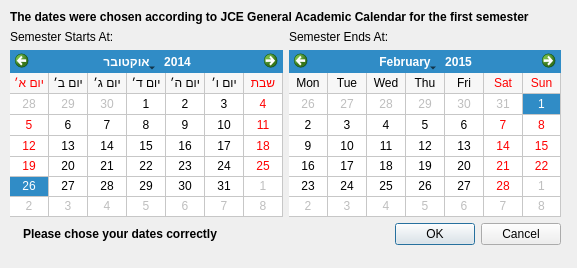
<?xml version="1.0" encoding="UTF-8"?>
<ui version="4.0">
 <class>CalendarDialog</class>
 <widget class="QDialog" name="CalendarDialog">
  <property name="geometry">
   <rect>
    <x>0</x>
    <y>0</y>
    <width>577</width>
    <height>268</height>
   </rect>
  </property>
  <property name="windowTitle">
   <string>Dialog</string>
  </property>
  <widget class="QWidget" name="">
   <property name="geometry">
    <rect>
     <x>10</x>
     <y>10</y>
     <width>551</width>
     <height>235</height>
    </rect>
   </property>
   <layout class="QVBoxLayout" name="verticalLayout_3">
    <item>
     <widget class="QLabel" name="label_3">
      <property name="text">
       <string>&lt;body&gt;&lt;p&gt;&lt;span style=&quot; font-size:9pt; font-weight:600;&quot;&gt;The dates were chosen according to JCE General Academic Calendar for the first semester&lt;/span&gt;&lt;/p&gt;</string>
      </property>
     </widget>
    </item>
    <item>
     <layout class="QVBoxLayout" name="verticalLayout_2">
      <item>
       <layout class="QVBoxLayout" name="verticalLayout">
        <item>
         <layout class="QHBoxLayout" name="horizontalLayout_2">
          <item>
           <widget class="QLabel" name="labelSemesterStart">
            <property name="text">
             <string>Semester Starts At:</string>
            </property>
           </widget>
          </item>
          <item>
           <widget class="QLabel" name="labelSemesterEnd">
            <property name="text">
             <string>Semester Ends At:</string>
            </property>
           </widget>
          </item>
         </layout>
        </item>
        <item>
         <layout class="QHBoxLayout" name="horizontalLayout">
          <item>
           <widget class="QCalendarWidget" name="calStart">
            <property name="locale">
             <locale language="Hebrew" country="Israel"/>
            </property>
            <property name="inputMethodHints">
             <set>Qt::ImhNone</set>
            </property>
            <property name="selectedDate">
             <date>
              <year>2014</year>
              <month>10</month>
              <day>26</day>
             </date>
            </property>
            <property name="minimumDate">
             <date>
              <year>2000</year>
              <month>9</month>
              <day>14</day>
             </date>
            </property>
            <property name="maximumDate">
             <date>
              <year>2080</year>
              <month>12</month>
              <day>31</day>
             </date>
            </property>
            <property name="gridVisible">
             <bool>true</bool>
            </property>
            <property name="verticalHeaderFormat">
             <enum>QCalendarWidget::NoVerticalHeader</enum>
            </property>
           </widget>
          </item>
          <item>
           <widget class="QCalendarWidget" name="calEnd">
            <property name="selectedDate">
             <date>
              <year>2015</year>
              <month>2</month>
              <day>1</day>
             </date>
            </property>
            <property name="minimumDate">
             <date>
              <year>2000</year>
              <month>9</month>
              <day>14</day>
             </date>
            </property>
            <property name="maximumDate">
             <date>
              <year>2080</year>
              <month>12</month>
              <day>31</day>
             </date>
            </property>
            <property name="gridVisible">
             <bool>true</bool>
            </property>
            <property name="verticalHeaderFormat">
             <enum>QCalendarWidget::NoVerticalHeader</enum>
            </property>
           </widget>
          </item>
         </layout>
        </item>
       </layout>
      </item>
      <item>
       <layout class="QHBoxLayout" name="horizontalLayout_3">
        <item>
         <widget class="QLabel" name="labelIconStatus">
          <property name="text">
           <string/>
          </property>
         </widget>
        </item>
        <item>
         <widget class="QLabel" name="lbl_status">
          <property name="text">
           <string>&lt;b&gt;Please chose your dates correctly&lt;/b&gt;</string>
          </property>
         </widget>
        </item>
        <item>
         <spacer name="horizontalSpacer">
          <property name="orientation">
           <enum>Qt::Horizontal</enum>
          </property>
          <property name="sizeHint" stdset="0">
           <size>
            <width>40</width>
            <height>20</height>
           </size>
          </property>
         </spacer>
        </item>
        <item>
         <widget class="QDialogButtonBox" name="buttonBox">
          <property name="orientation">
           <enum>Qt::Horizontal</enum>
          </property>
          <property name="standardButtons">
           <set>QDialogButtonBox::Cancel|QDialogButtonBox::Ok</set>
          </property>
         </widget>
        </item>
       </layout>
      </item>
     </layout>
    </item>
   </layout>
  </widget>
 </widget>
 <resources/>
 <connections>
  <connection>
   <sender>buttonBox</sender>
   <signal>accepted()</signal>
   <receiver>CalendarDialog</receiver>
   <slot>accept()</slot>
   <hints>
    <hint type="sourcelabel">
     <x>248</x>
     <y>254</y>
    </hint>
    <hint type="destinationlabel">
     <x>157</x>
     <y>274</y>
    </hint>
   </hints>
  </connection>
  <connection>
   <sender>buttonBox</sender>
   <signal>rejected()</signal>
   <receiver>CalendarDialog</receiver>
   <slot>reject()</slot>
   <hints>
    <hint type="sourcelabel">
     <x>316</x>
     <y>260</y>
    </hint>
    <hint type="destinationlabel">
     <x>286</x>
     <y>274</y>
    </hint>
   </hints>
  </connection>
 </connections>
</ui>
